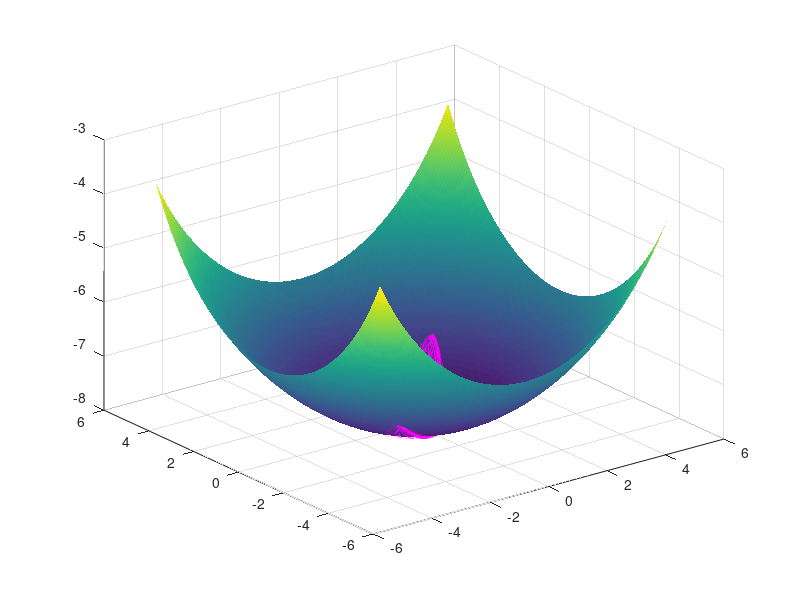

The MATLAB source for this figure:
clear all;
close all; 

%% Define surface
N1 = 150;
N2 = 150;

z = zeros(N1, N2);
x = linspace(-5,5, N1);
y = linspace(-5,5, N2);

for i = 1:N1
    for j = 1:N2
        z(i,j) = -1 * sqrt(64 - x(i) ^ 2 - y(j) ^ 2);
    end
end

figure(1);
plots = surf(x, y, z');
set(plots, 'edgecolor', 'none');

% input ball's position
gx = 2.5;
gy = 2.5;
gz = -1 * sqrt(64 - gx ^ 2 - gy ^ 2);

m = 0.01; % kg
r = 0.01; % m
g = 9.8; % m/s^2

dt = 0.005; % s

wx = 75;
wy = -150;
time = 0;

maxN = 5000;
xtravel = linspace(-4,4, maxN);
ytravel = linspace(-4,4, maxN);
ztravel = linspace(-4,4, maxN);
timetravel = linspace(-4,4, maxN);

for N = 1:maxN
    time = time + dt;
    
    theta_x = atan(-1 * sqrt(64 - gx ^ 2 - gy ^ 2) / gx);
    theta_y = atan(-1 * sqrt(64 - gx ^ 2 - gy ^ 2) / gy);
    
    ax = 5 * g * sin(theta_x) / (2 * r);
    ay = 5 * g * sin(theta_y) / (2 * r);
    
    wx = wx + ax * dt;
    wy = wy + ay * dt;
    vx = r * wx;
    vy = r * wy;
    
    delta_x = vx * dt;
    delta_y = vy * dt;
    
    gx = gx + delta_x;
    gy = gy + delta_y;
    gz = -1 * sqrt(64 - gx ^ 2 - gy ^ 2);
    
    xtravel(N) = gx;
    ytravel(N) = gy;
    ztravel(N) = gz;
    timetravel(N) = time;
end

hold on
plot3(xtravel, ytravel, ztravel, 'Color', 'magenta', 'LineWidth', 3);